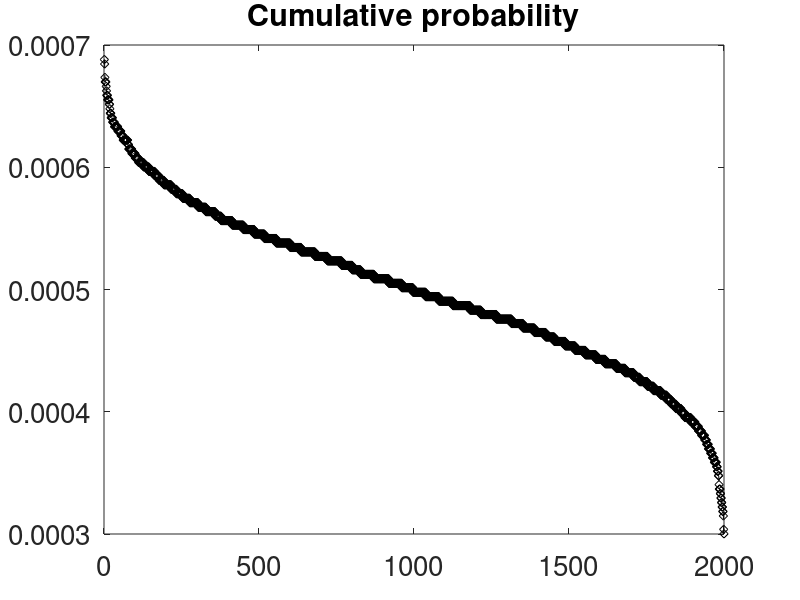

Reproduce this figure in MATLAB.
% Q2.m

% clc;clear all;close all;
% parameter L9, L19

 function [probabilityGT]=Q1()
 
 Nite=2000; % 5000; % No of iterations; the higher the better
 payments=zeros(1,Nite);
 for ite=1:Nite
     totalpayment=mean_std_totPayments(20);  % N=10 or 20
     payments(ite)=totalpayment;
 end
 paymentsdist=sort(payments,'descend');
 Normalizedpaymentsdist=paymentsdist/sum(paymentsdist);
 
 close all;plot(Normalizedpaymentsdist,'dk--');
 set(gca,'FontSize', 20);
 title('Cumulative probability')
 
 
 totProb=sum(Normalizedpaymentsdist);
 
 % payment is greater than or equal to 45 for N=10 OR 160 for N=20

cutoff=160;  % cutoff=45 or 160

paymentsdistGT=sort(paymentsdist(paymentsdist >= cutoff));
Normalized_paymentsdistGT=paymentsdistGT/sum(paymentsdist);
probabilityGT=sum(Normalized_paymentsdistGT);

fprintf('probability total payment >= cutoff for N : %1.10f\n',probabilityGT)
return
  
 
function [totalpayment]=mean_std_totPayments(N)

% N=10;
coins=1:N;  % N=10 or 20 etc

randomPicks=zeros(1,N);
for i=1:N
    coinPick=randsample(coins,1);
    randomPicks(i)=coinPick; 
    ind=find(coins==coinPick);
    coins(ind)=[]; % since coins are drawn iteratively without repalceemnt
end

% are paid the absolute difference between the drawn coin and the
% previously drawn coins

price=zeros(1,size(randomPicks,2)-1);
for j=1:size(randomPicks,2)-1
    if (j==1)
        p=randomPicks(j);
    else
        p=abs(randomPicks(j)-randomPicks(j-1));
    end
    price(j)=p;
end

meanpayment=mean(price);
stddeviation=std(price);

%fprintf('value of meanpayment is %1.10f\n',meanpayment);

%fprintf('standard deviation is %1.10f\n', stddeviation);

totalpayment=sum(price);
return



